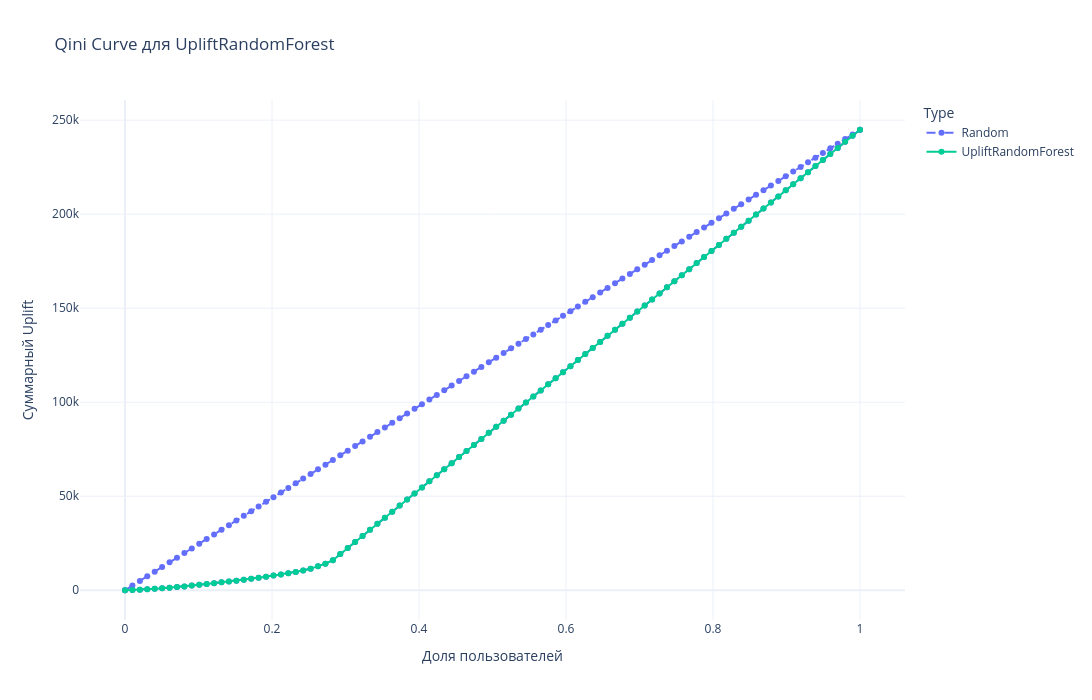

Notebook code cell kept with this figure:
### Markdown cell above
Построим график:

### Code cell
# Задаём заглавие для графика
print('\nПостроение "Qini Curve" для "UpliftRandomForest":')
print('-' * 123)



# Построение Qini Curve для R-Learner с использованием функции qini_curve_px
qini_curve_px(
    y_true = y_valid,
    uplift_pred = uplift_predict_rf,
    treatment = treatment_valid,
    n_bins = 100,
    title = 'Qini Curve для UpliftRandomForest',
    xaxis_title = 'Доля пользователей',
    yaxis_title = 'Суммарный Uplift',
    color = 'Type',
    line_dash = 'Type',
    height = 700,
    width = 1200,
    
    line_dash_map = {
        'UpliftRandomForest': 'solid', 
        'Random': 'dash'
    },
    
    name = 'UpliftRandomForest'
    
)
